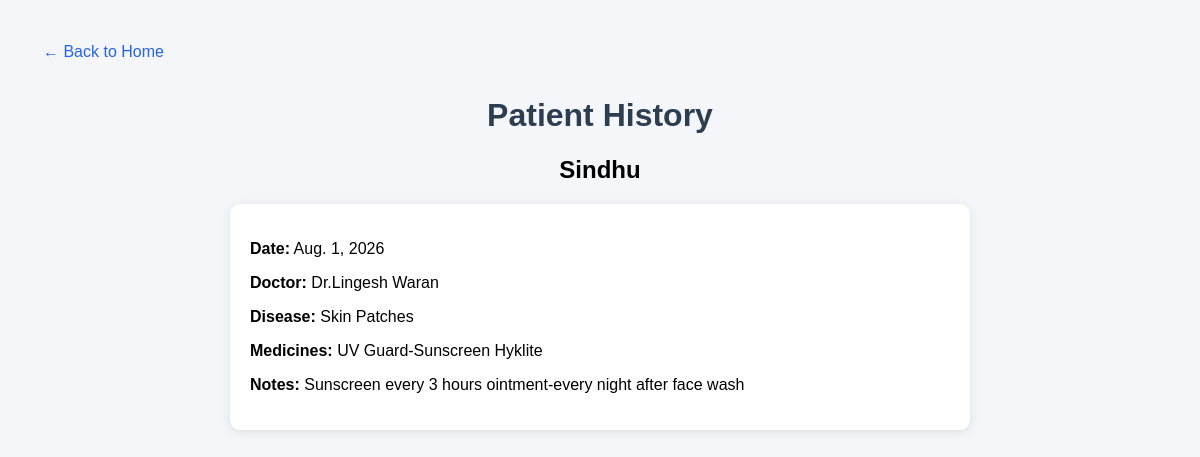
/patient-history/Sindhu/ (signed in), run on the app's committed database.
### prescriptions/models.py (models this page shows, shortened)
class Prescription(models.Model):
    patient_name = models.CharField(max_length=100)
    patient = models.ForeignKey(
    Patient,
    on_delete=models.CASCADE,
    null=True,
    blank=True
)
    doctor_name = models.CharField(max_length=100)
    disease = models.CharField(max_length=200)
    prescription_date = models.DateField()
    medicines = models.TextField()
    notes = models.TextField(blank=True)

### prescriptions/views.py (the view)
# urls.py: path('patient-history/<str:patient_name>/', views.patient_history, name='patient_history'),
@login_required(login_url='login')
def patient_history(request, patient_name):
    prescriptions = Prescription.objects.filter(
        patient_name__iexact=patient_name
    ).order_by('-prescription_date')
    return render(request, 'prescriptions/patient_history.html', {
        'patient_name': patient_name,
        'prescriptions': prescriptions
    })

### prescriptions/templates/prescriptions/patient_history.html (shortened to what this page needs)
<!DOCTYPE html>
<html lang="en">
<head>
</head>
<body>
    <a class="back" href="{% url 'home' %}">← Back to Home</a>
    <h1>Patient History</h1>
    <h2 style="text-align:center;">{{ patient_name }}</h2>
    {% for prescription in prescriptions %}
        <div class="card">
            <p><strong>Date:</strong> {{ prescription.prescription_date }}</p>
            <p><strong>Doctor:</strong> {{ prescription.doctor_name }}</p>
            <p><strong>Disease:</strong> {{ prescription.disease }}</p>
            <p><strong>Medicines:</strong> {{ prescription.medicines }}</p>
            <p><strong>Notes:</strong> {{ prescription.notes|default:"No notes" }}</p>
        </div>
    {% empty %}
        <p style="text-align:center;">No prescription history found.</p>
    {% endfor %}
</body>
</html>

### prescriptions/templates/prescriptions/patient_history.html (style rules this page uses)
body { font-family: Arial, sans-serif; background: #f4f6f9; padding: 20px; }
h1 { text-align: center; color: #2c3e50; }
.card { background: white; padding: 20px; margin: 15px auto; max-width: 700px; border-radius: 10px; box-shadow: 0 2px 8px #ddd; }
.back { display: inline-block; margin: 15px; color: #2563eb; text-decoration: none; }

### data on the page
Prescription: patient_name "Sindhu", prescription_date "Aug. 1, 2026", doctor_name "Dr.Lingesh Waran", disease "Skin Patches", medicines "UV Guard-Sunscreen Hyklite", notes "Sunscreen every 3 hours ointment-every night after face wash"
